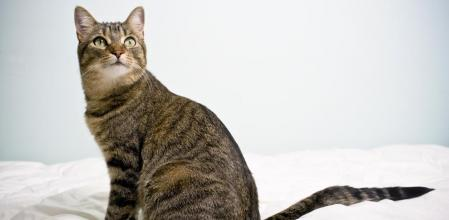
#> input picture session3/gato.jpg, 449 x 220 px
$ python script-img.py
#> lines starting #> are read from the running program, lines starting #| are printed output that depends on the picture
from PIL import Image
from PIL import ImageFilter

img = Image.open("gato.jpg")
#> img is the input picture: PIL image 449x220 RGB; mean R, G, B 195.7, 193.6, 189.7

filter1 = ImageFilter.EMBOSS
img2 = img.filter(filter1)
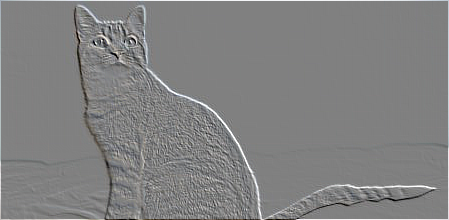
#> img2: PIL image 449x220 RGB; mean R, G, B 129.3, 129.3, 129.4

img2.save("filtro.jpg")
